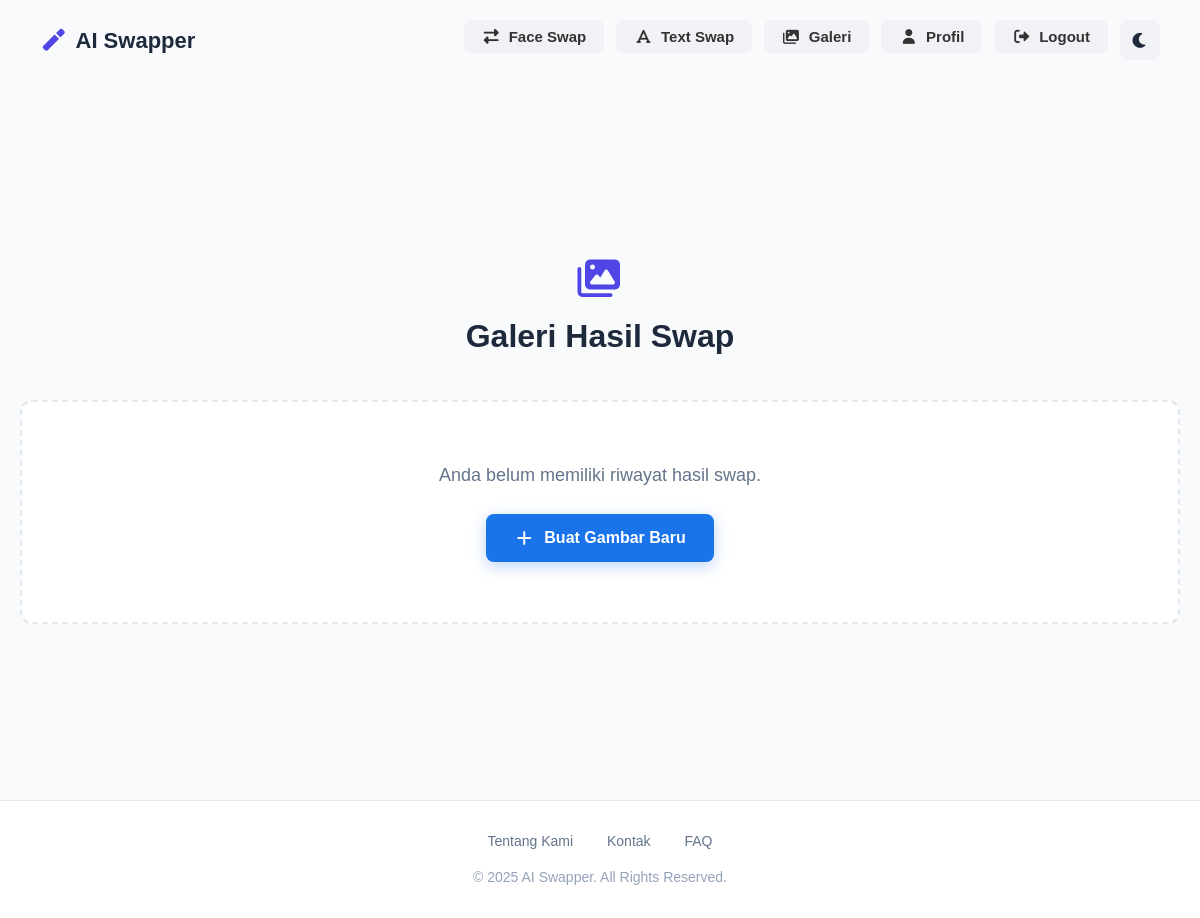
Before: /gallery (signed in) with the older database file.
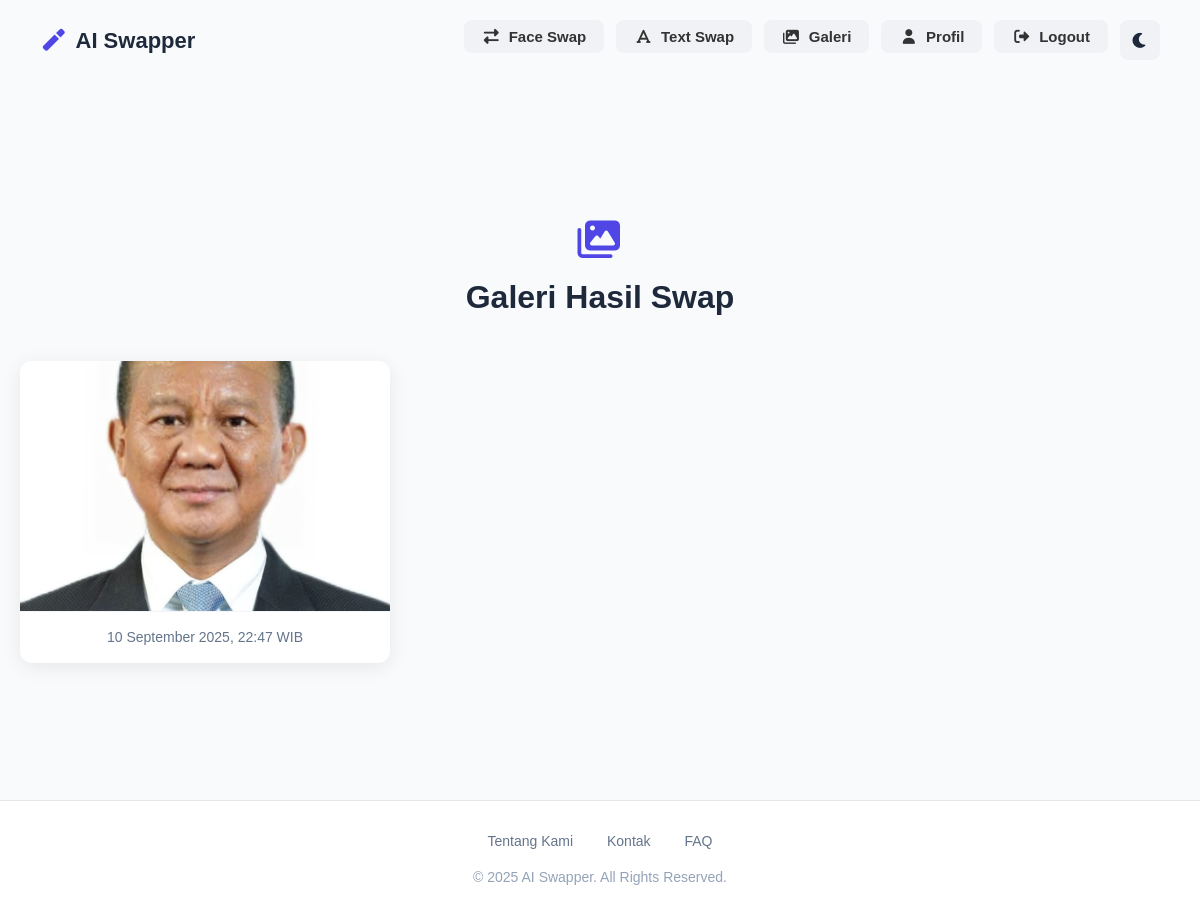
After: the same page with the newer database file.
### app.py (models this page shows)
class SwapResult(db.Model):
    id = db.Column(db.Integer, primary_key=True)
    result_image_path = db.Column(db.String(200), nullable=False)
    timestamp = db.Column(db.DateTime, nullable=False, default=datetime.utcnow)
    user_id = db.Column(db.Integer, db.ForeignKey('user.id'), nullable=False)

### app.py (the view)
@app.route("/gallery")
@login_required
def gallery():
    results = SwapResult.query.filter_by(author=current_user).order_by(SwapResult.timestamp.desc()).all()
    return render_template('gallery.html', title='Galeri Saya', results=results)

### app.py (called while the page is built)
@app.context_processor
def inject_timedelta():
    return dict(timedelta=timedelta)

@login_manager.user_loader
def load_user(user_id):
    return User.query.get(int(user_id))

### templates/gallery.html (shortened to what this page needs)
{% extends "layout.html" %}
{% block content %}
<div class="gallery-container">
    <div class="gallery-header">
        <i class="fas fa-images"></i>
        <h2>Galeri Hasil Swap</h2>
    </div>
    {% if results %}
    <div class="gallery-grid">
        {% for result in results %}
        <div class="gallery-item">
            <img src="{{ url_for('static', filename=result.result_image_path.replace('\\', '/')) }}" alt="Hasil Swap">
            <div class="gallery-item-info">
                <p>{{ (result.timestamp + timedelta(hours=7)).strftime('%d %B %Y, %H:%M') }} WIB</p>
            </div>
        </div>
        {% endfor %}
    </div>
    {% else %}
    <div class="gallery-empty">
        <p>Anda belum memiliki riwayat hasil swap.</p>
        <a href="{{ url_for('face_swapper_app') }}" class="btn-primary">
            <i class="fas fa-plus"></i> Buat Gambar Baru
        </a>
    </div>
    {% endif %}
</div>
{% endblock content %}

### templates/layout.html (shortened to what this page needs)
<!DOCTYPE html>
<html lang="id">
<head>
    <link rel="stylesheet" href="{{ url_for('static', filename='style.css') }}">
    <link rel="stylesheet" href="{{ url_for('static', filename='fontawesome/css/all.min.css') }}">
</head>
<body>
    <header class="page-header">
        <div class="nav-brand">
            <a href="{{ url_for('home') }}">
                <i class="fas fa-magic"></i> AI Swapper
            </a>
        </div>
        <nav class="navigation-menu" id="navigation-menu">
            <div class="nav-buttons">
                {% if current_user.is_authenticated %}
                <a href="{{ url_for('face_swapper_app') }}">
                    <button class="btn-secondary">
                        <i class="fas fa-exchange-alt"></i> Face Swap
                    </button>
                </a>
                <a href="{{ url_for('text_swapper_app') }}">
                    <button class="btn-secondary">
                        <i class="fas fa-font"></i> Text Swap
                    </button>
                </a>
                <a href="{{ url_for('gallery') }}">
                    <button class="btn-secondary">
                        <i class="fas fa-images"></i> Galeri
                    </button>
                </a>
                <a href="{{ url_for('profile') }}">
                    <button class="btn-secondary">
                        <i class="fas fa-user"></i> Profil
                    </button>
                </a>
                <a href="{{ url_for('logout') }}">
                    <button class="btn-secondary">
                        <i class="fas fa-sign-out-alt"></i> Logout
                    </button>
                </a>
                {% endif %}
                <button class="theme-toggle" id="theme-toggle" title="Ganti tema">
                    <i class="fas fa-moon"></i>
                </button>
            </div>
        </nav>
    </header>
    <main class="main-content">
        {% block content %}{% endblock %}
    </main>
    <footer class="page-footer">
        <div class="footer-links">
            <a href="{{ url_for('about') }}">Tentang Kami</a>
            <a href="{{ url_for('contact') }}">Kontak</a>
            <a href="{{ url_for('faq') }}">FAQ</a>
        </div>
        <div class="footer-copyright">
            <p>&copy; 2025 AI Swapper. All Rights Reserved.</p>
        </div>
    </footer>
</body>
</html>

### static/style.css (style rules this page uses)
:root { --bg-color: #f8fafc; --card-bg-color: #ffffff; --text-primary: #1e293b; --text-secondary: #64748b; --border-color: #e5e7eb; --primary-color: #1a73e8; --secondary-btn-bg: #f0f2f5; --secondary-btn-text: #333; }
*, *::before, *::after { margin: 0; padding: 0; box-sizing: border-box; }
body { font-family: "Poppins", sans-serif; background-color: var(--bg-color); color: var(--text-secondary); line-height: 1.5; transition: background-color 0.3s ease, color 0.3s ease; }
.page-header { width: 100%; padding: 20px 40px; position: absolute; top: 0; left: 0; display: flex; justify-content: space-between; align-items: center; }
.nav-brand a { font-size: 22px; font-weight: 700; color: var(--text-primary); text-decoration: none; display: flex; align-items: center; gap: 8px; }
.nav-brand a i { color: #4f46e5; }
.nav-buttons { display: flex; gap: 12px; }
.nav-buttons a { text-decoration: none; }
.nav-buttons button { padding: 8px 18px; border: none; border-radius: 8px; font-size: 15px; font-weight: bold; cursor: pointer; transition: transform 0.2s ease, box-shadow 0.2s ease, opacity 0.2s ease; display: flex; align-items: center; gap: 8px; }
.btn-secondary { background-color: #f0f2f5; color: #333; }
.main-content { display: flex; flex-direction: column; justify-content: center; align-items: center; min-height: 100vh; padding-top: 80px; }
.page-footer { width: 100%; padding: 20px 0; margin-top: 40px; background-color: #ffffff; border-top: 1px solid #e5e7eb; text-align: center; font-size: 14px; color: #64748b; }
.gallery-container { width: 100%; max-width: 1200px; margin: 0 auto; padding: 20px; }
.gallery-header { text-align: center; margin-bottom: 40px; }
.gallery-header .fa-images { font-size: 40px; color: #4f46e5; margin-bottom: 15px; }
.gallery-header h2 { font-size: 32px; color: var(--text-primary); }
.gallery-grid { display: grid; grid-template-columns: repeat(auto-fill, minmax(280px, 1fr)); gap: 25px; }
.gallery-item { background-color: white; border-radius: 12px; box-shadow: 0 4px 20px rgba(0, 0, 0, 0.08); overflow: hidden; transition: transform 0.3s ease, box-shadow 0.3s ease; }
.gallery-item img { width: 100%; height: 250px; object-fit: cover; display: block; }
.gallery-item-info { padding: 15px; text-align: center; font-size: 14px; color: #64748b; border-top: 1px solid #f1f5f9; }
.gallery-item { position: relative; }
.page-footer { width: 100%; padding: 30px 20px; margin-top: auto; background-color: #ffffff; border-top: 1px solid #e5e7eb; text-align: center; }
.footer-links { margin-bottom: 15px; }
.footer-links a { color: #64748b; text-decoration: none; margin: 0 15px; font-weight: 500; transition: color 0.3s ease; }
.footer-copyright p { font-size: 14px; color: #94a3b8; }
.theme-toggle { background: var(--secondary-btn-bg); color: var(--text-primary); border: none; width: 40px; height: 40px; padding: 0; border-radius: 50%; display: flex; justify-content: center; align-items: center; font-size: 18px; }

Changed rows visible on the page:
added SwapResult: timestamp "10 September 2025, 22:47"
Other visible differences:
text no longer shown: "Anda belum memiliki riwayat hasil swap. Buat Gambar Baru"
